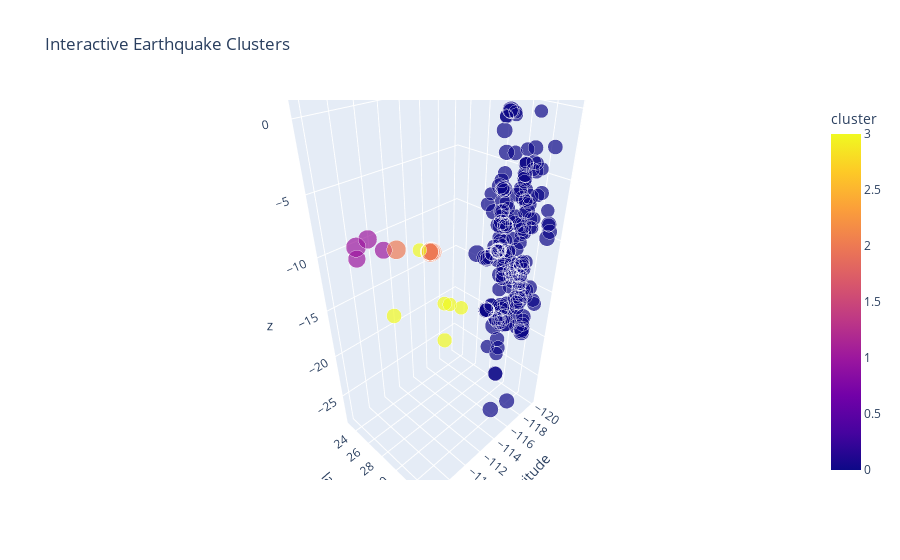

Here is the notebook cell this chart was saved with:
### Code cell
visualize_3d(data, 'cluster')

### Figure 1 — Plotly figure (JSON) as saved in the notebook; plotly's stock layout.template omitted (floating-point values rounded to 4 significant figures; data arrays with more than 128 entries replaced by an {"elided": "..."} marker saying what was removed)
{"data": [{"customdata": {"elided": "224x2 str values"}, "hovertemplate": "longitude=%{x}<br>latitude=%{y}<br>z=%{z}<br>mag=%{marker.size}<br>id=%{customdata[0]}<br>place=%{customdata[1]}<br>cluster=%{marker.color}<extra></extra>", "legendgroup": "", "marker": {"color": {"elided": "224 int values"}, "coloraxis": "coloraxis", "size": {"elided": "224 float values"}, "sizemode": "area", "sizeref": 0.014, "symbol": "circle"}, "mode": "markers", "name": "", "scene": "scene", "showlegend": false, "type": "scatter3d", "x": {"elided": "224 float values"}, "y": {"elided": "224 float values"}, "z": {"elided": "224 float values"}}], "layout": {"coloraxis": {"colorbar": {"title": {"text": "cluster"}}, "colorscale": [[0, "#0d0887"], [0.1111, "#46039f"], [0.2222, "#7201a8"], [0.3333, "#9c179e"], [0.4444, "#bd3786"], [0.5556, "#d8576b"], [0.6667, "#ed7953"], [0.7778, "#fb9f3a"], [0.8889, "#fdca26"], [1, "#f0f921"]]}, "legend": {"itemsizing": "constant", "tracegroupgap": 0}, "scene": {"aspectmode": "data", "domain": {"x": [0, 1], "y": [0, 1]}, "xaxis": {"title": {"text": "longitude"}}, "yaxis": {"title": {"text": "latitude"}}, "zaxis": {"title": {"text": "z"}}}, "title": {"text": "Interactive Earthquake Clusters"}}}
